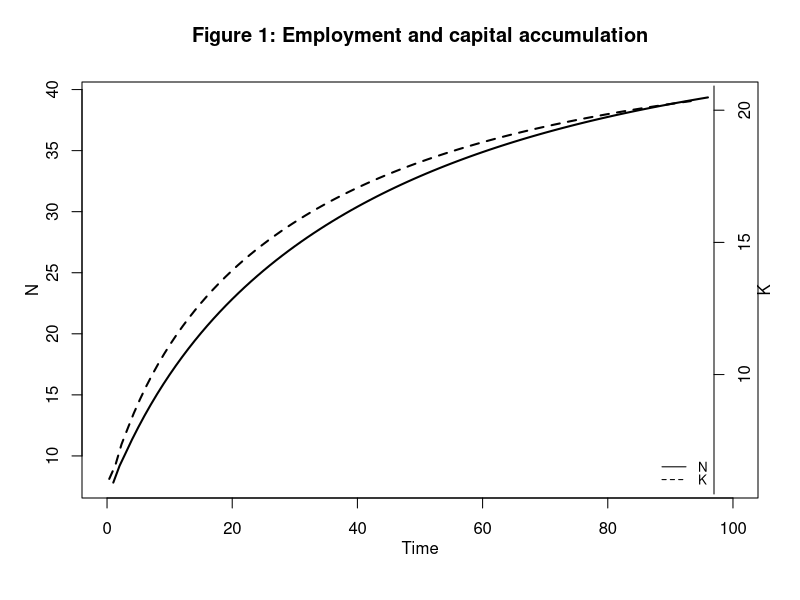
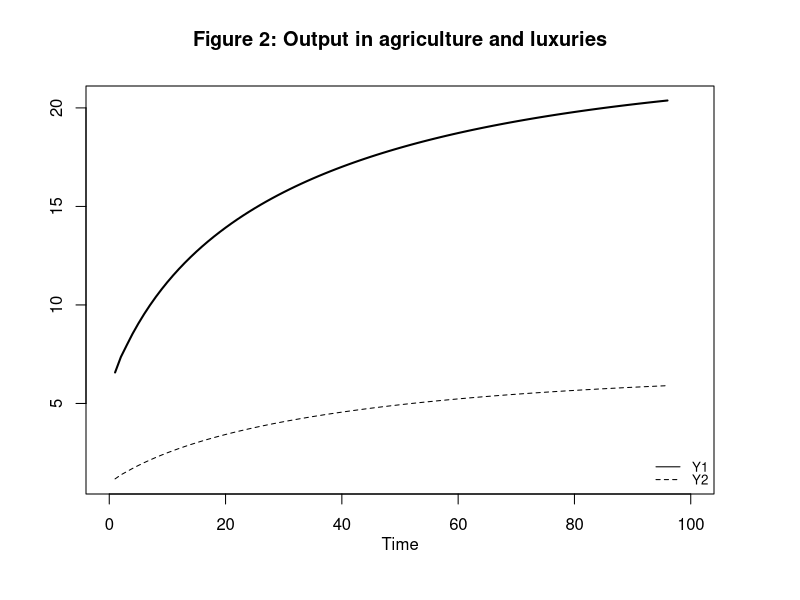
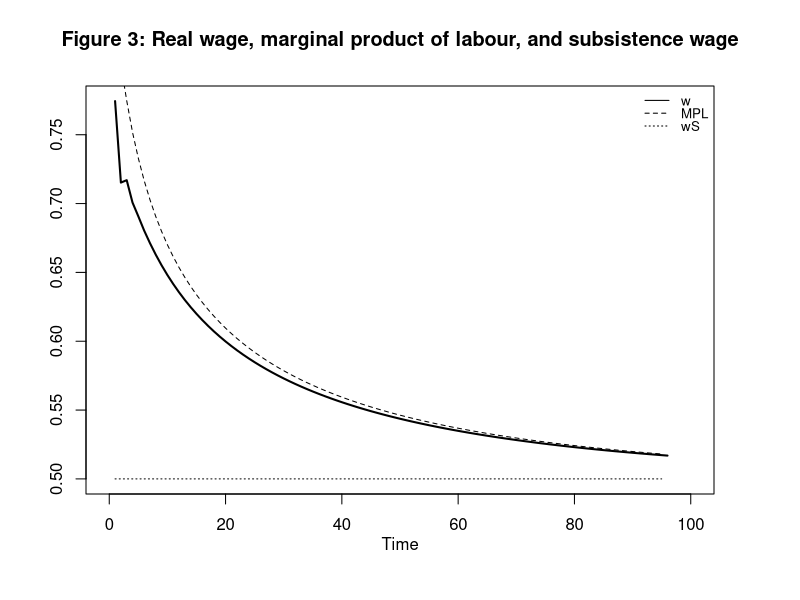
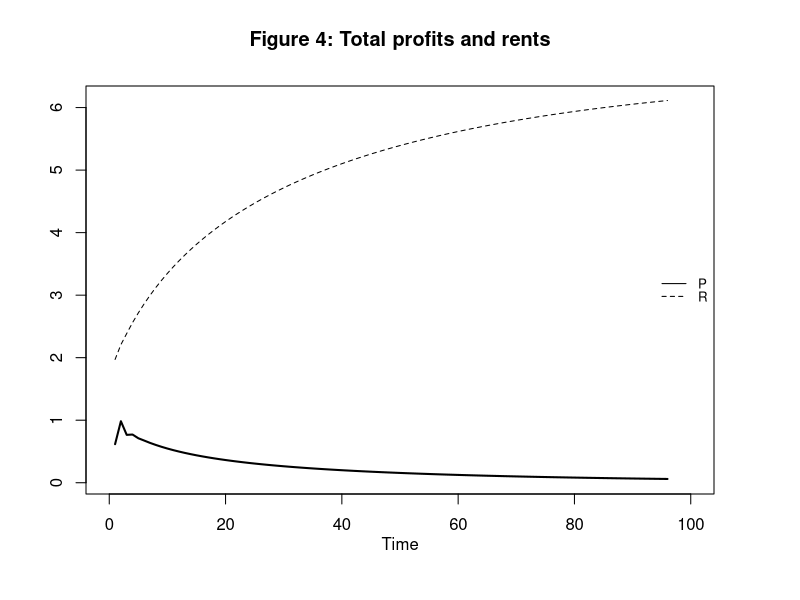
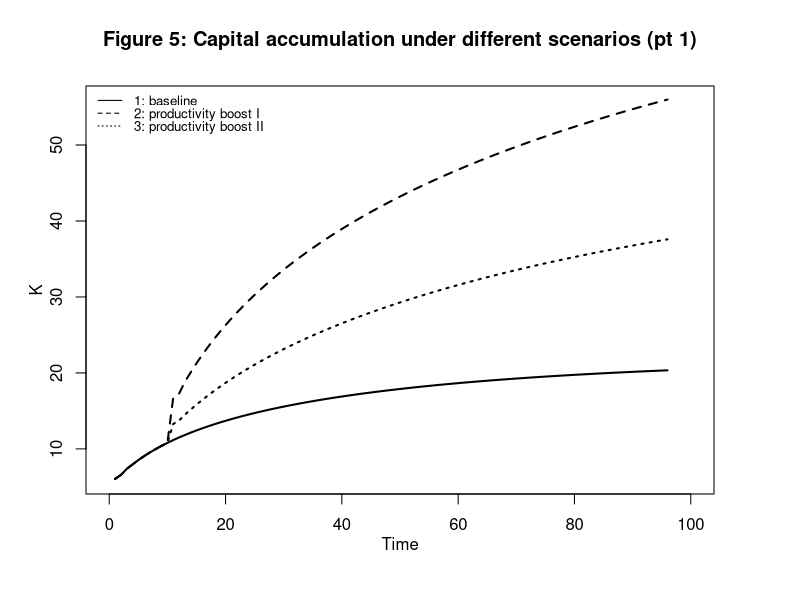
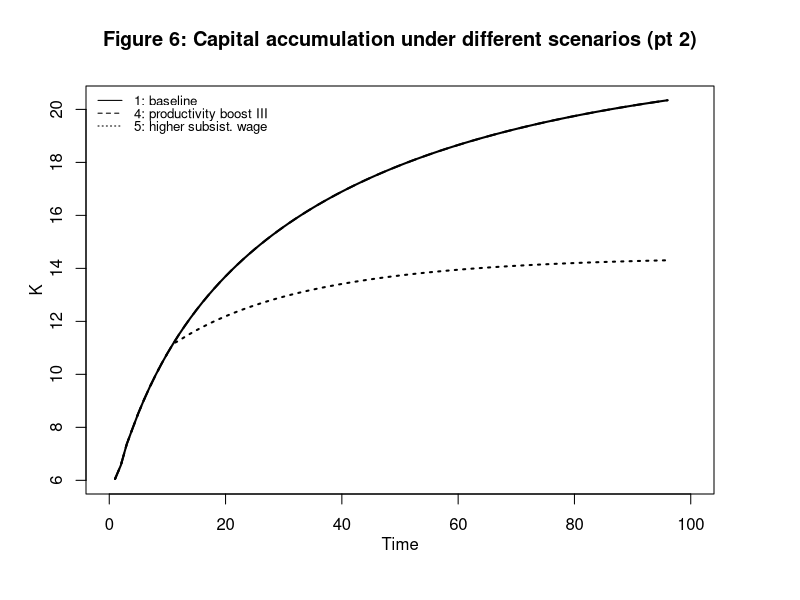
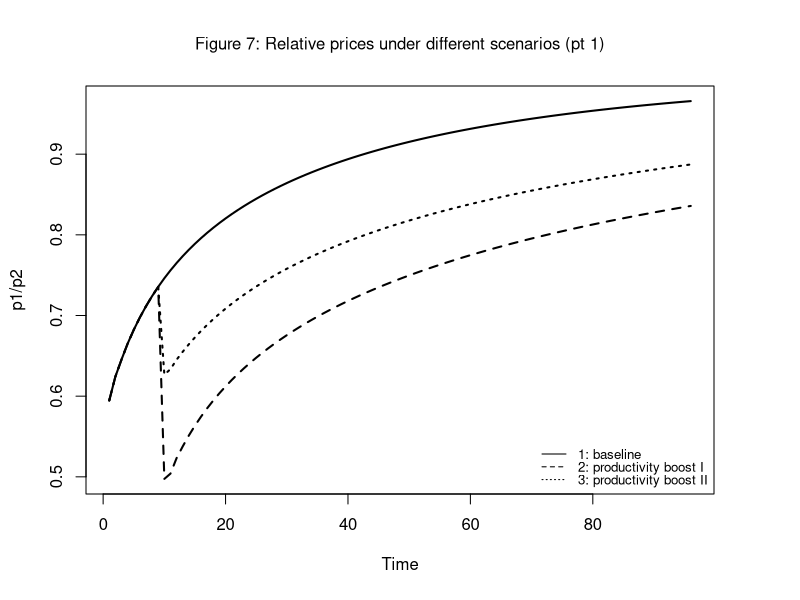
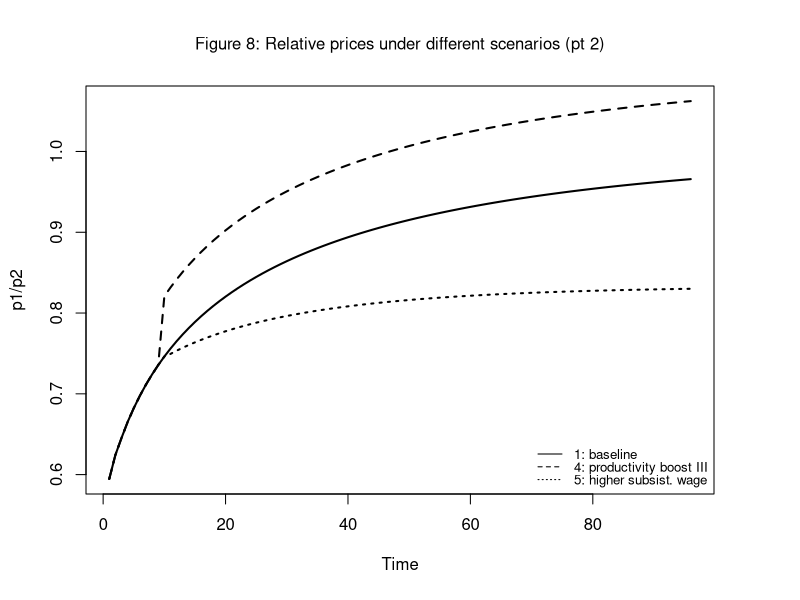

Generate these figures, in order, with R:
## ---- chunk 1
# Clear the environment
rm(list=ls(all=TRUE))

# Set number of periods
Q=600

# Set number of scenarios (including baseline)
S=5

# Set period in which shock/shift will occur
s=15

# Create (S x Q)-matrices that will contain the simulated data
Y1=matrix(data=1,nrow=S,ncol=Q) # Output in sector 1
Y2=matrix(data=1,nrow=S,ncol=Q) # Output in sector 2
R=matrix(data=1,nrow=S,ncol=Q) # Rent
P=matrix(data=1,nrow=S,ncol=Q) # Qotal profits
P1=matrix(data=1,nrow=S,ncol=Q) # Profits in sector 1
P2=matrix(data=1,nrow=S,ncol=Q) # Profits in sector 2
N=matrix(data=1,nrow=S,ncol=Q) # total employment
N1=matrix(data=1,nrow=S,ncol=Q) # employment in sector 1
N2=matrix(data=1,nrow=S,ncol=Q) # employment in sector 2
w=matrix(data=1,nrow=S,ncol=Q) # real wage
wn=matrix(data=1,nrow=S,ncol=Q) # nominal wage
K=matrix(data=1,nrow=S,ncol=Q) # capital stock
MPL=matrix(data=1,nrow=S,ncol=Q) # marginal product of labour (in sector 1)
r=matrix(data=1,nrow=S,ncol=Q) # profit rate
p1=matrix(data=1,nrow=S,ncol=Q) # price of good from sector 1
p2=matrix(data=1,nrow=S,ncol=Q) # price of good from sector 2
N_eq=vector(length=S)          # equilibrium population
K_eq=vector(length=S)          # equilibrium capital

test=matrix(data=1,nrow=S,ncol=Q) # price of good from sector 2


# Set baseline parameter values
A=matrix(data=2,nrow=S,ncol=Q) # productivity
a1=matrix(data=0.7,nrow=S,ncol=Q) # labour elasticity of output, sector 1
a2=matrix(data=0.5,nrow=S,ncol=Q) # labour coefficient, sector 2
gamma=5 # adjustment speed of population 
beta=1 # Sensitivity of investment with respect to profits
wS=matrix(data=0.5,nrow=S,ncol=Q) # natural wage rate

# Set parameter values for different scenarios
A[2,s:Q]=3     # scenario 2: productivity boost I
a1[3,s:Q]=0.75 # scenario 3: productivity boost II
a2[4,s:Q]=0.55 # scenario 4: productivity boost III
wS[5,s:Q]=0.6  # scenario 5: higher subsistence wage

# Initialise variables such that employment and the capital stock are below the equilibrium
N1[,1]=1
N2[,1]=1
N[,1]=N1[,1]+N2[,1]
K[,1]=1
w[,1]=wS[,1]
Y1[,1]=A[,1]*N1[,1]^(a1[,1])
MPL[,1]=a1[,1]*A[,1]*(N1[,1]^(a1[,1]-1))

# Simulate the model by looping over Q time periods for S different scenarios
for (i in 1:S){

  for (t in 2:Q){
    
    for (iterations in 1:1000){ # run the model 1000-times in each period
      
    #Model equations
      
      #(2) Wage bill (omitted for simplicity)
      #W[i,t]=K[i,t] 

      #(3) Output sector 1
      Y1[i,t] = A[i,t]*(N1[i,t]^a1[i,t])
      
      #(4) Employment sector 1
      N1[i,t] = N[i,t] - N2[i,t]

      #(5) Marginal product of labour (sector 1)
      MPL[i,t]=a1[i,t]*A[i,t]*(N1[i,t]^(a1[i,t]-1))

      #(6) Rent (simplified equation)
      R[i,t]= Y1[i,t]*(1-a1[i,t]) 
      
      #(7) Profits sector 1
      P1[i,t] = Y1[i,t] - R[i,t] - N1[i,t]*w[i,t]

      #(8) Prices sector 1
      p1[i,t] = 1/(MPL[i,t])        

      #(9) Output sector 2
      Y2[i,t]=(p1[i,t]/p2[i,t])*R[i,t]
      
      #(3 Real wage rate
      w[i,t] = K[i,t]/N[i,t] 
      
      #(10) Employment sector 2
      N2[i,t]= Y2[i,t]/a2[i,t]

      #(11) Prices
      p2[i,t] = 1/a2[i,t]

      #(12) Profits sector 2
      P2[i,t] = Y2[i,t] - (p1[i,t]/p2[i,t])*N2[i,t]*w[i,t]

      #(13) Total profits
      P[i,t]=p1[i,t]*Y1[i,t] + p2[i,t]*Y2[i,t] - p1[i,t]*R[i,t] - p1[i,t]*K[i,t]

      #(14) Capital accumulation
      K[i,t]= K[i,t-1] + beta*(P[i,t-1]/p1[i,t-1])
      
      #(8) Employment/population dynamics  
      N[i,t] = N[i,t-1] + gamma*(w[i,t-1] - wS[i,t-1])
      
    } # close iterations loop
  } # close time loop
} # close scenarios loop
## ---- chunk 2
# Set start and end periods for plots
Tmax=100
Tmin=6

## Baseline
#Employment and capital accumulation
plot(N[1, Tmin:(Tmax+1)],type="l", lwd=2, lty=1, xlim=range(0:(Tmax)), ylab = '', xlab = '')
title(main="Figure 1: Employment and capital accumulation",ylab = 'N', xlab = 'Time', cex=0.8, line=2)
par(mar = c(5, 4, 4, 4) + 0.3)
par(new = TRUE)
plot(K[1, Tmin:(Tmax+1)],type="l", col=1, lwd=2, lty=2, font.main=1,cex.main=1,ylab = '', axes=FALSE,
     xlab = '',ylim = range(K[1, Tmin:(Tmax+1)]), cex=0.8)
axis(side = 4, at = pretty(range(K[1, 2:(Tmax+1)])))  
mtext("K", side = 4, line = 2)
legend("bottomright", legend=c("N", "K"),
       lty=1:2, cex=0.8, bty = "n", y.intersp=0.8)

#Output in the two sectors
plot(Y1[1, Tmin:(Tmax+1)],type="l", col=1, lwd=2, lty=1, xlim=range(0:(Tmax)), xlab="", ylab="", ylim=range(Y1[1, Tmin:Tmax],Y2[1, Tmin:(Tmax)])) 
title(main="Figure 2: Output in agriculture and luxuries", xlab = 'Time',cex=0.8 ,line=2)
lines(Y2[1, Tmin:(Tmax+1)],lty=2)
legend("bottomright", legend=c("Y1", "Y2"),
       lty=1:2, cex=0.8, bty = "n", y.intersp=0.8)

# Real wage, MPL, and subsistence wage
plot(w[1, Tmin:(Tmax+1)],type="l", col=1, lwd=2, lty=1, xlim=range(0:(Tmax)), xlab="", ylab="", ylim=range(wS[1, Tmin:Tmax],w[1, Tmin:(Tmax)])) 
title(main="Figure 3: Real wage, marginal product of labour, and subsistence wage", xlab = 'Time',cex=0.8,line=2)
lines(MPL[1, Tmin:Tmax],lty=2)
lines(wS[1, Tmin:Tmax],lty=3)
legend("topright", legend=c("w", "MPL", "wS"),
       lty=1:3, cex=0.8, bty = "n", y.intersp=0.8)

# Total Profits and Rents
plot(P[1, Tmin:(Tmax+1)],type="l", col=1, lwd=2, lty=1, xlim=range(0:(Tmax)), xlab="", ylab="", ylim=range(P[1, Tmin:Tmax],R[1, Tmin:(Tmax)])) 
title(main="Figure 4: Total profits and rents", xlab = 'Time',cex=0.8,line=2)
lines(R[1, Tmin:(Tmax+1)],lty=2)
legend("right", legend=c("P", "R"),
       lty=1:2, cex=0.8, bty = "n", y.intersp=0.8)
## ---- chunk 3
## Scenarios
# Capital accumulation under scenarios 1-3
plot(K[1, Tmin:(Tmax+1)],type="l", lwd=2, lty=1, xlim=range(0:(Tmax)), ylim=range(K[1, Tmin:Tmax], K[2, Tmin:Tmax]), ylab = '', xlab = '')
title(main="Figure 5: Capital accumulation under different scenarios (pt 1)",ylab = 'K', xlab = 'Time',cex=0.8, line=2)
lines(K[2, Tmin:(Tmax+1)],lty=2, lwd=2)
lines(K[3, Tmin:(Tmax+1)],lty=3, lwd=2)
legend("topleft", legend=c("1: baseline","2: productivity boost I", "3: productivity boost II"), lty=1:3, cex=0.8, bty = "n", y.intersp=0.8)

# Capital accumulation under scenarios 1, 4+5
plot(K[1, Tmin:(Tmax+1)],type="l", lwd=2, lty=1, xlim=range(0:(Tmax)), ylim=range(K[1, Tmin:Tmax], K[5, Tmin:Tmax]), ylab = '', xlab = '')
title(main="Figure 6: Capital accumulation under different scenarios (pt 2)",ylab = 'K', xlab = 'Time',cex=0.8, line=2)
lines(K[4, Tmin:(Tmax+1)],lty=2, lwd=2)
lines(K[5, Tmin:(Tmax+1)],lty=3, lwd=2)
legend("topleft", legend=c("1: baseline","4: productivity boost III", "5: higher subsist. wage"), lty=1:3, cex=0.8, bty = "n", y.intersp=0.8)
## ---- chunk 4
# Relative prices under scenarios 1 - 3
relpr=p1/p2
plot(relpr[1, Tmin:(Tmax+1)],type="l", col=1, lwd=2, lty=1, font.main=1,cex.main=1, 
     main="Figure 7: Relative prices under different scenarios (pt 1)",ylab = 'p1/p2',xlab = 'Time',ylim = range(relpr[1, Tmin:(Tmax+1)], relpr[2, Tmin:(Tmax+1)]),cex=0.8)
lines(relpr[2, Tmin:(Tmax+1)],lty=2, lwd=2)
lines(relpr[3, Tmin:(Tmax+1)],lty=3, lwd=2)
legend("bottomright", legend=c("1: baseline", "2: productivity boost I", "3: productivity boost II"),lty=1:3, cex=0.8, bty = "n", y.intersp=0.8)

# Relative prices under scenarios 1, 4-5
plot(relpr[1, Tmin:(Tmax+1)],type="l", col=1, lwd=2, lty=1, font.main=1,cex.main=1, 
     main="Figure 8: Relative prices under different scenarios (pt 2)",ylab = 'p1/p2',xlab = 'Time',ylim = range(relpr[1, Tmin:(Tmax+1)], relpr[4, Tmin:(Tmax+1)]),cex=0.8)
lines(relpr[4, Tmin:(Tmax+1)],lty=2, lwd=2)
lines(relpr[5, Tmin:(Tmax+1)],lty=3, lwd=2)
legend("bottomright", legend=c("1: baseline", "4: productivity boost III", "5: higher subsist. wage"), lty=1:3, cex=0.8, bty = "n", y.intersp=0.8)

## ---- chunk 5
## Create directed graph
# Construct auxiliary Jacobian matrix for 18 variables: 
#(1)Y1 (2)N1 (3)MPL (4)R (5)P1 (6)p1 (7)Y2 (8)w (9)N2 (10)p2 (11)P2
#(12)P (13)K (14)N (15)A (16)a1 (17)a2 (18)wS,
# where non-zero elements in regular Jacobian are set to 1 and zero elements are unchanged

#              1 2 3 4 5 6 7 8 9 10 11 12 13 14 15 16 17 18
M_mat=matrix(c(0,1,0,0,0,0,0,0,0,0, 0, 0, 0, 0, 1, 1, 0, 0, #1
               0,0,0,0,0,0,0,0,1,0, 0, 0, 0, 1, 0, 0, 0, 0, #2
               0,1,0,0,0,0,0,0,0,0, 0, 0, 0, 0, 1, 1, 0, 0, #3
               1,1,1,0,0,0,0,0,0,0, 0, 0, 0, 0, 0, 0, 0, 0, #4
               1,1,0,1,0,0,0,1,0,0, 0, 0, 0, 0, 0, 0, 0, 0, #5
               0,0,1,0,0,0,0,0,0,0, 0, 0, 0, 0, 0, 0, 0, 0, #6
               0,0,0,1,0,0,0,0,0,0, 0, 0, 0, 0, 0, 0, 0, 0, #7
               0,0,0,0,0,0,0,0,0,0, 0, 0, 1, 1, 0, 0, 0, 0, #8
               0,0,0,0,0,0,1,0,0,0, 0, 0, 0, 0, 0, 0, 1, 0, #9
               0,0,0,0,0,0,0,0,0,0, 0, 0, 0, 0, 0, 0, 1, 0, #10
               0,0,0,0,0,0,1,1,1,0, 0, 0, 0, 0, 0, 0, 0, 0, #11 
               0,0,0,0,1,0,0,0,0,0, 1, 0, 0, 0, 0, 0, 0, 0, #12
               0,0,0,0,0,0,0,0,0,0, 0, 1, 0, 0, 0, 0, 0, 0, #13
               0,0,0,0,0,0,0,1,0,0, 0, 0, 0, 0, 0, 0, 0, 1, #14
               0,0,0,0,0,0,0,0,0,0, 0, 0, 0, 0, 0, 0, 0, 0, #15
               0,0,0,0,0,0,0,0,0,0, 0, 0, 0, 0, 0, 0, 0, 0, #16
               0,0,0,0,0,0,0,0,0,0, 0, 0, 0, 0, 0, 0, 0, 0, #17
               0,0,0,0,0,0,0,0,0,0, 0, 0, 0, 0, 0, 0, 0, 0  #18
               ), 18,18, byrow=TRUE)

# Create adjacency matrix from transpose of auxiliary Jacobian 
A_mat=t(M_mat)

# Create and plot directed graph from adjacency matrix
library(igraph)
dg= graph_from_adjacency_matrix(A_mat, mode="directed", weighted= NULL)

# Define node labels
V(dg)$name=c(expression(Y[1]), expression(N[1]), "MPL", "R", expression(P[1]), 
             expression(p[1]), expression(Y[2]), "w", expression(N[2]), 
             expression(p[2]), expression(P[2]), "P", "K", "N", "A", 
             expression(a[1]), expression(a[2]), expression(w^S))

# Plot directed graph
# Plot directed graph
plot(dg, main="Figure 9: Directed graph", vertex.size=20, vertex.color="lightblue", 
     vertex.label.color="black", edge.arrow.size=0.3, edge.width=1.1, edge.size=1.2,
     edge.arrow.width=1.2, edge.color="black", vertex.label.cex=1.2, 
     vertex.frame.color="NA", margin=0.08)
## ---- chunk 6
# Calculate equilibrium solutions
for (i in 1:S){
  N_eq[i]=(wS[i,Q]/((a1[i,Q]^a1[i,Q])*A[i,Q]))^(-1/(1-a1[i,Q]))
  K_eq[i]=(a1[i,Q]^a1[i,Q])*A[i,Q]*(wS[i,Q]/((a1[i,Q]^a1[i,Q])*A[i,Q]))^(-a1[i,Q]/(1-a1[i,Q]))
}

# Compare with numerical solutions (here for the example of Y, baseline)
N_eq[1]
N[1,Q]

K_eq[1]
K[1,Q]

### Examine model properties (here for the baseline scenario only)
# Construct Jacobian matrix at the equilibrium 
J=matrix(c(1-beta, 
           beta*a1[1,Q]*wS[1,Q],
           gamma*(wS[1,Q]/((a1[i,Q]^a1[i,Q])*A[1,Q]))^(1/(1-a1[1,Q])),
           1-gamma*(a1[i,Q]^a1[i,Q])*A[1,Q]*(wS[1,Q]/((a1[i,Q]^a1[i,Q])*A[1,Q]))^((2-a1[1,Q])/(1-a1[1,Q]))), 2, 2, byrow=TRUE)

# Obtain eigenvalues
ev=eigen(J)
(values = ev$values)

# Obtain determinant and trace
det=det(J)      # determinant
tr=sum(diag(J)) # trace

#Check stability conditions
print(1+tr+det>0)
print(1-tr+det>0)
print(1-det>0)

# Check specific stability condition for the case beta=1
for (i in 1:S){
print(paste0("Scenario ", i, ":"))
print(2-gamma*((a1[i,Q]^a1[i,Q])*A[i,Q]*(wS[i,Q]/(((a1[i,Q]^a1[i,Q])*A[i,Q])))^((2-a1[i,Q])/(1-a1[i,Q]))) + a1[i,Q]*wS[i,Q]*(wS[i,Q]/(((a1[i,Q]^a1[i,Q])*A[i,Q]))^(1/(1-a1[i,Q])))>0)
}
